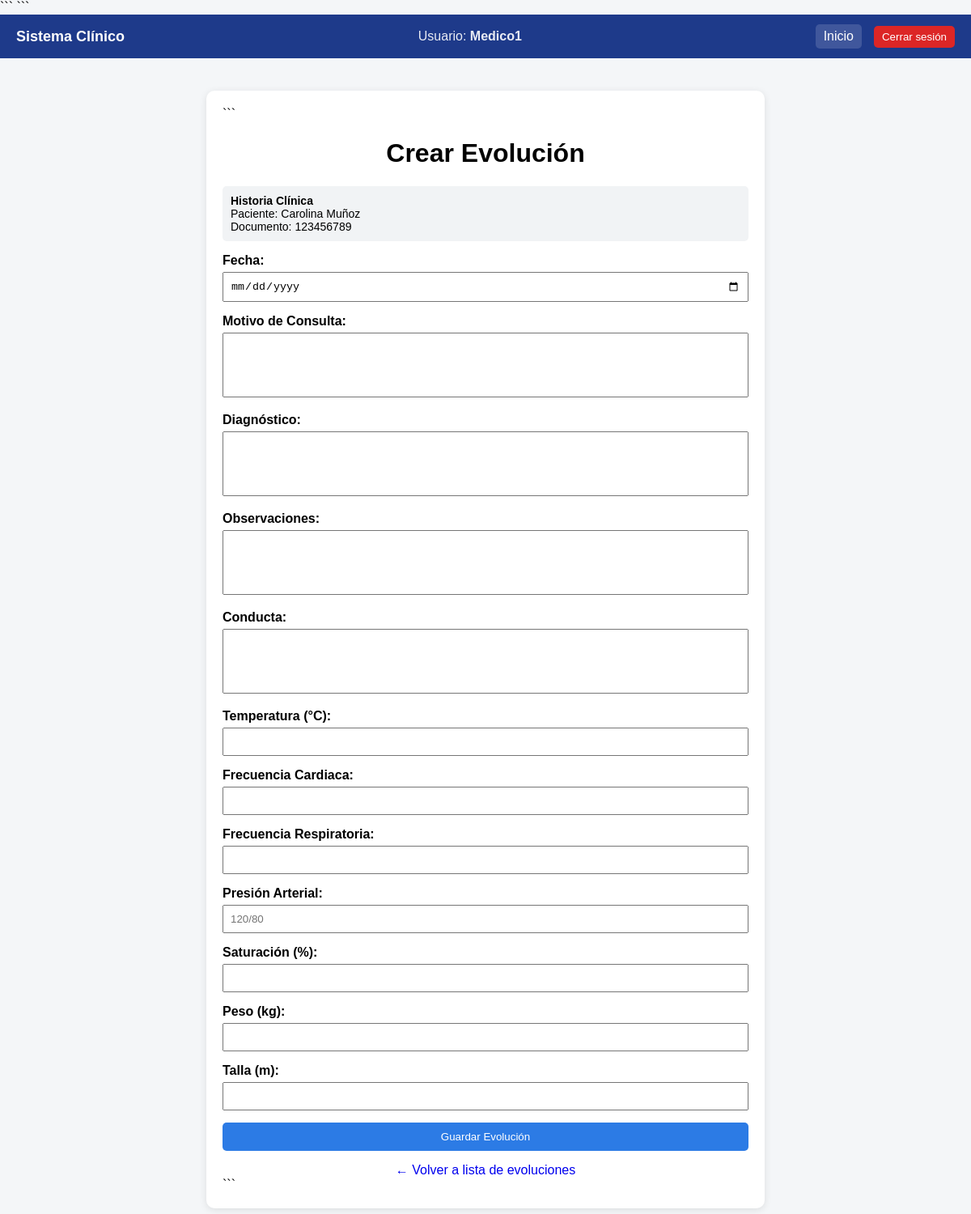
Screenshot of /evoluciones/crear/10/ (signed in) with the database file from the repository.
### pacientes/models.py (models this page shows, shortened)
class HistoriaClinica(models.Model):
    paciente = models.OneToOneField(Paciente,on_delete=models.CASCADE)
    fecha_apertura = models.DateField()
    motivo_consulta = models.TextField()
    enfermedad_actual = models.TextField()
    antecedentes = models.TextField()
    diagnostico_inicial = models.TextField()
    creado_por = models.ForeignKey(
        User,
        on_delete=models.SET_NULL,
        null=True,
        blank=True,
        related_name="historias_creadas"
    )
    actualizado_por = models.ForeignKey(
        User,
        on_delete=models.SET_NULL,
        null=True,
        blank=True,
        related_name="historias_actualizadas"
    )

class Paciente(models.Model):
    nombre = models.CharField(max_length=100)
    creado_por = models.ForeignKey(
        User,
        on_delete=models.SET_NULL,
        null=True,
        blank=True,
        related_name="pacientes_creados"
    )
    actualizado_por = models.ForeignKey(
        User,
        on_delete=models.SET_NULL,
        null=True,
        blank=True,
        related_name="pacientes_actualizados"
    )
    tipo_documento = models.CharField(max_length=5)
    identificacion = models.CharField(max_length=30,unique=True)
    nombre = models.CharField(max_length=100)
    apellido = models.CharField(max_length=100)
    fecha_nacimiento = models.DateField()
    sexo = models.CharField(max_length=20)

### pacientes/views.py (the view, shortened to what this page needs)
# urls.py: path('evoluciones/crear/<int:historia_id>/',views.crear_evolucion,name='crear_evolucion'),
@login_required
def crear_evolucion(request, historia_id):
 historia = HistoriaClinica.objects.get(
    id=historia_id
)
 return render(request,'pacientes/crear_evolucion.html',{'historia': historia})

### pacientes/templates/pacientes/crear_evolucion.html (shortened to what this page needs)
<!DOCTYPE html>
<html>
<head>
```
</head>
<body>
{% include 'pacientes/navbar.html' %}
<div class="container">
```
<h1>Crear Evolución</h1>
<div class="info-box">
    <strong>Historia Clínica</strong><br>
    Paciente:
    {{ historia.paciente.nombre }}
    {{ historia.paciente.apellido }}
    <br>
    Documento:
    {{ historia.paciente.identificacion }}
</div>
<form method="POST">
    <label>Fecha:</label>
    <input
        type="date"
        name="fecha"
        required
    >
   <label>Motivo de Consulta:</label>
<textarea name="motivo_consulta">{{ request.POST.motivo_consulta }}</textarea>
<label>Diagnóstico:</label>
<textarea name="diagnostico">{{ request.POST.diagnostico }}</textarea>
<label>Observaciones:</label>
<textarea name="observaciones">{{ request.POST.observaciones }}</textarea>
<label>Conducta:</label>
<textarea name="conducta">{{ request.POST.conducta }}</textarea>
    <label>Temperatura (°C):</label>
    <input
        type="number"
        name="temperatura"
        step="0.1"
        value="{{ request.POST.temperatura }}"
    >
    <label>Frecuencia Cardiaca:</label>
    <input
        type="number"
        name="frecuencia_cardiaca"
        value="{{ request.POST.frecuencia_cardiaca}}"
    >
    <label>Frecuencia Respiratoria:</label>
    <input
        type="number"
        name="frecuencia_respiratoria"
        value="{{ request.POST.frecuencia_respiratoria}}"
    >
    <label>Presión Arterial:</label>
    <input
        type="text"
        name="presion_arterial"
        placeholder="120/80"
       value="{{ request.POST.presion_arterial}}"
    >
    <label>Saturación (%):</label>
    <input
        type="number"
        name="saturacion"
        value="{{ request.POST.saturacion}}"
    >
    <label>Peso (kg):</label>
    <input
        type="number"
        name="peso"
        step="0.01"
        value="{{ request.POST.peso}}"
    >
    <label>Talla (m):</label>
    <input
        type="number"
        name="talla"
        step="0.01"
        value="{{ request.POST.talla}}"
    >
    <button type="submit">
        Guardar Evolución
    </button>
</form>
<a
    class="back"
    href="/evoluciones/{{ historia.id }}/"
>
    ← Volver a lista de evoluciones
</a>
```
</div>
</body>
</html>

### pacientes/templates/pacientes/navbar.html (shortened to what this page needs)
<div style="
    background:#1e3a8a;
    color:white;
    padding:12px 20px;
    display:flex;
    justify-content:space-between;
    align-items:center;
    font-family:Arial;
">
    <div style="font-size:18px; font-weight:bold;">
        Sistema Clínico
    </div>
    <div style="opacity:0.9;">
        Usuario: <strong>{{ request.user.username }}</strong>
    </div>
    <div style="display:flex; gap:15px; align-items:center;">
        <a href="/" style="
            color:white;
            text-decoration:none;
            padding:6px 10px;
            border-radius:5px;
            background:rgba(255,255,255,0.15);
        ">
            Inicio
        </a>
        <form action="{% url 'logout' %}" method="post" style="margin:0;">
            <button type="submit" style="
                background:#dc2626;
                color:white;
                border:none;
                padding:6px 10px;
                border-radius:5px;
                cursor:pointer;
            ">
                Cerrar sesión
            </button>
        </form>
    </div>
</div>

### pacientes/templates/pacientes/crear_evolucion.html (style rules this page uses)
body { font-family: Arial; background: #f4f6f8; margin: 0; }
.container { width: 650px; margin: 40px auto; background: white; padding: 20px; border-radius: 10px; box-shadow: 0 2px 10px rgba(0,0,0,0.1); }
h1 { text-align: center; }
label { font-weight: bold; }
input, textarea { width: 100%; padding: 8px; margin-top: 5px; margin-bottom: 15px; box-sizing: border-box; }
textarea { height: 80px; resize: none; }
.info-box { background: #f1f3f5; padding: 10px; border-radius: 5px; margin-bottom: 15px; font-size: 14px; }
button { width: 100%; padding: 10px; background: #2c7be5; color: white; border: none; border-radius: 5px; cursor: pointer; }
.back { display: block; text-align: center; margin-top: 15px; text-decoration: none; }

### rows the page displays
HistoriaClinica: paciente.nombre "Carolina", paciente.apellido "Muñoz", paciente.identificacion "123456789"

### other values shown
{{ request.user.username }} "Medico1"
